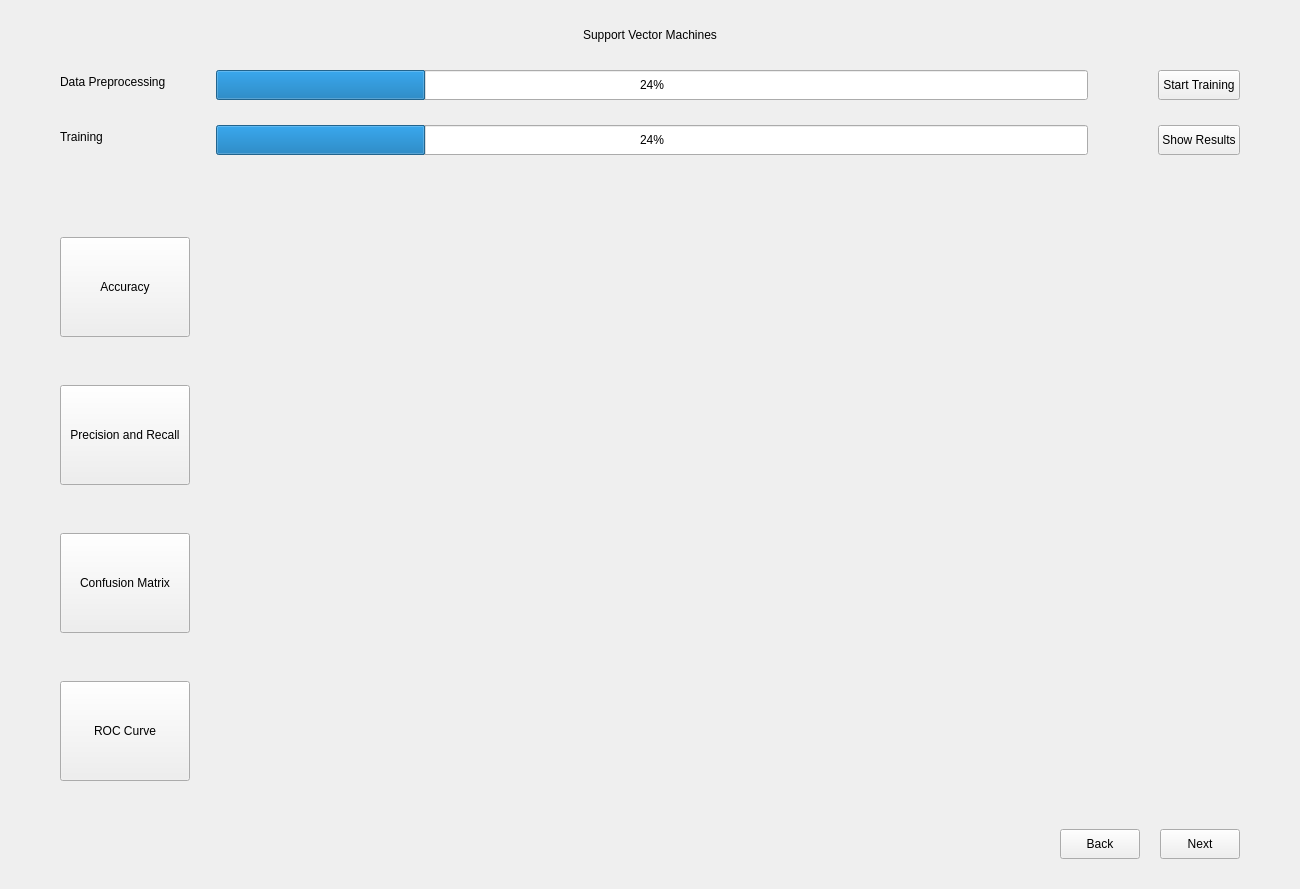
<?xml version="1.0" encoding="UTF-8"?>
<ui version="4.0">
 <class>svm</class>
 <widget class="QWidget" name="svm">
  <property name="geometry">
   <rect>
    <x>0</x>
    <y>0</y>
    <width>1300</width>
    <height>889</height>
   </rect>
  </property>
  <property name="minimumSize">
   <size>
    <width>1300</width>
    <height>850</height>
   </size>
  </property>
  <property name="windowTitle">
   <string>Form</string>
  </property>
  <layout class="QVBoxLayout" name="verticalLayout">
   <property name="spacing">
    <number>20</number>
   </property>
   <property name="leftMargin">
    <number>60</number>
   </property>
   <property name="topMargin">
    <number>20</number>
   </property>
   <property name="rightMargin">
    <number>60</number>
   </property>
   <property name="bottomMargin">
    <number>30</number>
   </property>
   <item>
    <widget class="QLabel" name="label_3">
     <property name="minimumSize">
      <size>
       <width>0</width>
       <height>30</height>
      </size>
     </property>
     <property name="styleSheet">
      <string notr="true">font: 14pt &quot;Segoe UI Historic&quot;;
</string>
     </property>
     <property name="text">
      <string>Support Vector Machines</string>
     </property>
     <property name="alignment">
      <set>Qt::AlignCenter</set>
     </property>
    </widget>
   </item>
   <item>
    <layout class="QHBoxLayout" name="horizontalLayout">
     <item>
      <layout class="QFormLayout" name="formLayout">
       <property name="horizontalSpacing">
        <number>50</number>
       </property>
       <property name="verticalSpacing">
        <number>25</number>
       </property>
       <property name="rightMargin">
        <number>50</number>
       </property>
       <item row="0" column="0">
        <widget class="QLabel" name="label">
         <property name="text">
          <string>Data Preprocessing</string>
         </property>
        </widget>
       </item>
       <item row="1" column="0">
        <widget class="QLabel" name="label_2">
         <property name="text">
          <string>Training</string>
         </property>
        </widget>
       </item>
       <item row="0" column="1">
        <widget class="QProgressBar" name="preprocessProgressBar">
         <property name="minimumSize">
          <size>
           <width>0</width>
           <height>30</height>
          </size>
         </property>
         <property name="value">
          <number>24</number>
         </property>
        </widget>
       </item>
       <item row="1" column="1">
        <widget class="QProgressBar" name="trainProgressBar">
         <property name="minimumSize">
          <size>
           <width>0</width>
           <height>30</height>
          </size>
         </property>
         <property name="styleSheet">
          <string notr="true"/>
         </property>
         <property name="value">
          <number>24</number>
         </property>
        </widget>
       </item>
      </layout>
     </item>
     <item>
      <layout class="QVBoxLayout" name="verticalLayout_4">
       <property name="spacing">
        <number>25</number>
       </property>
       <item>
        <widget class="QPushButton" name="startTrainingButton">
         <property name="minimumSize">
          <size>
           <width>0</width>
           <height>30</height>
          </size>
         </property>
         <property name="text">
          <string>Start Training</string>
         </property>
        </widget>
       </item>
       <item>
        <widget class="QPushButton" name="showResultsButton">
         <property name="minimumSize">
          <size>
           <width>0</width>
           <height>30</height>
          </size>
         </property>
         <property name="text">
          <string>Show Results</string>
         </property>
        </widget>
       </item>
       <item>
        <spacer name="verticalSpacer">
         <property name="orientation">
          <enum>Qt::Vertical</enum>
         </property>
         <property name="sizeHint" stdset="0">
          <size>
           <width>20</width>
           <height>40</height>
          </size>
         </property>
        </spacer>
       </item>
      </layout>
     </item>
    </layout>
   </item>
   <item>
    <layout class="QHBoxLayout" name="horizontalLayout_6">
     <item>
      <layout class="QVBoxLayout" name="verticalLayout_3">
       <item>
        <widget class="QPushButton" name="accuracyButton">
         <property name="minimumSize">
          <size>
           <width>0</width>
           <height>100</height>
          </size>
         </property>
         <property name="text">
          <string>Accuracy</string>
         </property>
        </widget>
       </item>
       <item>
        <widget class="QPushButton" name="precRecallButton">
         <property name="minimumSize">
          <size>
           <width>0</width>
           <height>100</height>
          </size>
         </property>
         <property name="maximumSize">
          <size>
           <width>16777215</width>
           <height>16777215</height>
          </size>
         </property>
         <property name="text">
          <string>Precision and Recall</string>
         </property>
        </widget>
       </item>
       <item>
        <widget class="QPushButton" name="confusionMatrixButton">
         <property name="minimumSize">
          <size>
           <width>0</width>
           <height>100</height>
          </size>
         </property>
         <property name="text">
          <string>Confusion Matrix</string>
         </property>
        </widget>
       </item>
       <item>
        <widget class="QPushButton" name="RocCurveButton">
         <property name="minimumSize">
          <size>
           <width>0</width>
           <height>100</height>
          </size>
         </property>
         <property name="text">
          <string>ROC Curve</string>
         </property>
        </widget>
       </item>
      </layout>
     </item>
     <item>
      <widget class="QStackedWidget" name="resultsWidget">
       <property name="minimumSize">
        <size>
         <width>650</width>
         <height>600</height>
        </size>
       </property>
       <property name="maximumSize">
        <size>
         <width>1030</width>
         <height>700</height>
        </size>
       </property>
       <property name="currentIndex">
        <number>2</number>
       </property>
       <widget class="QWidget" name="accPage">
        <widget class="QWidget" name="gridLayoutWidget">
         <property name="geometry">
          <rect>
           <x>10</x>
           <y>0</y>
           <width>1021</width>
           <height>601</height>
          </rect>
         </property>
         <layout class="QGridLayout" name="accGridLayout"/>
        </widget>
       </widget>
       <widget class="QWidget" name="precRecallPage">
        <widget class="QWidget" name="gridLayoutWidget_2">
         <property name="geometry">
          <rect>
           <x>10</x>
           <y>0</y>
           <width>1021</width>
           <height>601</height>
          </rect>
         </property>
         <layout class="QGridLayout" name="precRecallGridLayout"/>
        </widget>
       </widget>
       <widget class="QWidget" name="confusionMatrixPage">
        <widget class="QWidget" name="gridLayoutWidget_3">
         <property name="geometry">
          <rect>
           <x>10</x>
           <y>0</y>
           <width>1021</width>
           <height>601</height>
          </rect>
         </property>
         <layout class="QGridLayout" name="gridLayout_2">
          <item row="0" column="0">
           <widget class="QLabel" name="confusionMatrixLabel">
            <property name="text">
             <string/>
            </property>
            <property name="alignment">
             <set>Qt::AlignCenter</set>
            </property>
           </widget>
          </item>
         </layout>
        </widget>
       </widget>
       <widget class="QWidget" name="rocCurvePage">
        <widget class="QWidget" name="gridLayoutWidget_4">
         <property name="geometry">
          <rect>
           <x>9</x>
           <y>-1</y>
           <width>1021</width>
           <height>601</height>
          </rect>
         </property>
         <layout class="QGridLayout" name="gridLayout_3">
          <item row="0" column="0">
           <widget class="QLabel" name="rocCurveLabel">
            <property name="text">
             <string/>
            </property>
            <property name="alignment">
             <set>Qt::AlignCenter</set>
            </property>
           </widget>
          </item>
         </layout>
        </widget>
       </widget>
      </widget>
     </item>
    </layout>
   </item>
   <item>
    <layout class="QHBoxLayout" name="horizontalLayout_3">
     <property name="spacing">
      <number>20</number>
     </property>
     <item>
      <spacer name="horizontalSpacer">
       <property name="orientation">
        <enum>Qt::Horizontal</enum>
       </property>
       <property name="sizeHint" stdset="0">
        <size>
         <width>40</width>
         <height>20</height>
        </size>
       </property>
      </spacer>
     </item>
     <item>
      <widget class="QPushButton" name="backButton">
       <property name="minimumSize">
        <size>
         <width>0</width>
         <height>30</height>
        </size>
       </property>
       <property name="text">
        <string>Back</string>
       </property>
      </widget>
     </item>
     <item>
      <widget class="QPushButton" name="compareButton">
       <property name="minimumSize">
        <size>
         <width>0</width>
         <height>30</height>
        </size>
       </property>
       <property name="text">
        <string>Next</string>
       </property>
      </widget>
     </item>
    </layout>
   </item>
  </layout>
 </widget>
 <resources/>
 <connections/>
</ui>
